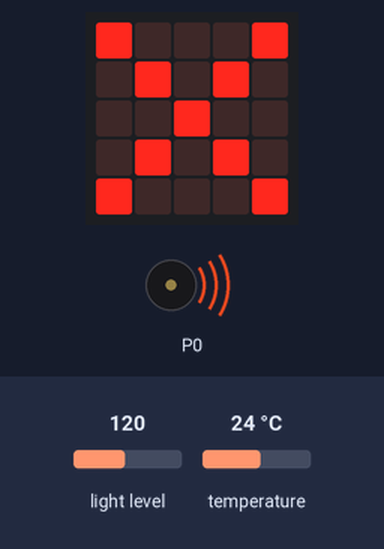
Simulated run of this program. Board: BBC micro:bit (MakeCode). Parts: the board's 5×5 LED display, buzzer (waves = sounding). Inputs (shaded band) come from the test bench; at power-on: temperature 24 °C, light level 120.

Above: at 1.37 s.
2.3 s: temperature set to 22.2 °C
At 3.4 s:
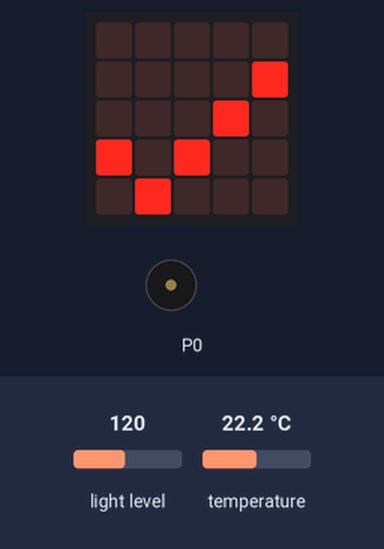
4.1 s: temperature set to 20.4 °C
5.8 s: temperature set to 19.4 °C
At 8.3 s:
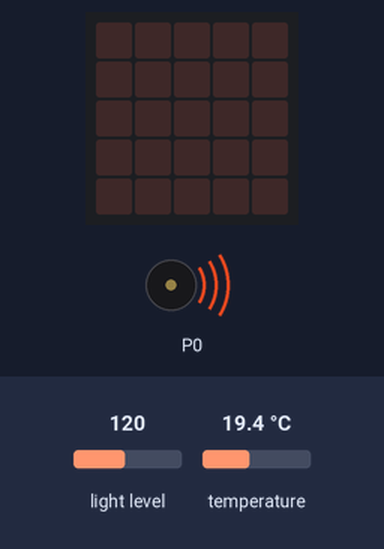
At 9.18 s:
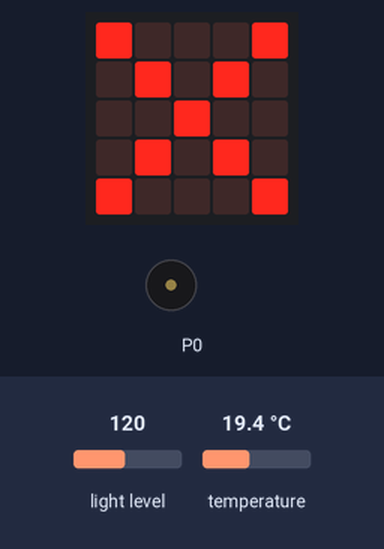
Timing chart, 0 to 15.0 s (numbered marks = the images above; inputs shaded):
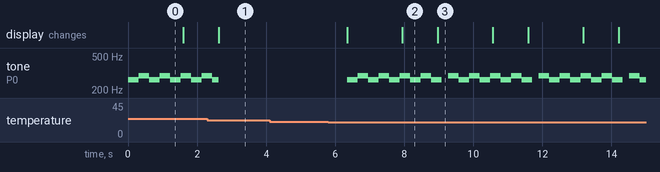

The program:

main.ts
```typescript
basic.forever(function () {
    if (input.temperature() < 20 || input.temperature() > 22) {
        music.play(music.stringPlayable("C D C D C D C D ", 200), music.PlaybackMode.LoopingInBackground)
        basic.showIcon(IconNames.No)
        basic.pause(1000)
        basic.clearScreen()
        basic.pause(1000)
    } else if (input.lightLevel() < 120 || input.lightLevel() > 130) {
        music.play(music.stringPlayable("G B G B G B G B ", 200), music.PlaybackMode.LoopingInBackground)
        basic.showIcon(IconNames.Sad)
        basic.pause(1000)
        basic.clearScreen()
        basic.pause(1000)
    } else {
        music.stopMelody(MelodyStopOptions.All)
        basic.showIcon(IconNames.Yes)
    }
})
```

test.ts
```typescript
// aquí va el archivo "tests"; esto no se compilará cuando este paquete se utilice como una extensión.
```

Measured:
- the behaviour switches between 23 and 22.9 °C on temperature (found by bisection; images 0 and 1)
- the behaviour switches between 20 and 19.9 °C on temperature (found by bisection; images 1 and 2)
- after the input at 2.3 s, the display: changes after 0.32 s (image 1)
- after the input at 4.1 s, every drawn part: stays the same
- after the input at 5.8 s, tone on P0: silent → 262 Hz after 0.55 s, then repeats every 2.6 s: 3 × (294 Hz 0.31 s, 262 Hz 0.31 s), 294 Hz 0.31 s, 262 Hz 0.30 s, silent 0.19 s; the display: first changes after 0.55 s (image 2 shows a later state)
- by itself, tone on P0: alternates 294 Hz for 0.31 s and 262 Hz for 0.31 s
- what the display in image 2 shows lasts 1.1 s, from 7.9 s to 9.0 s
